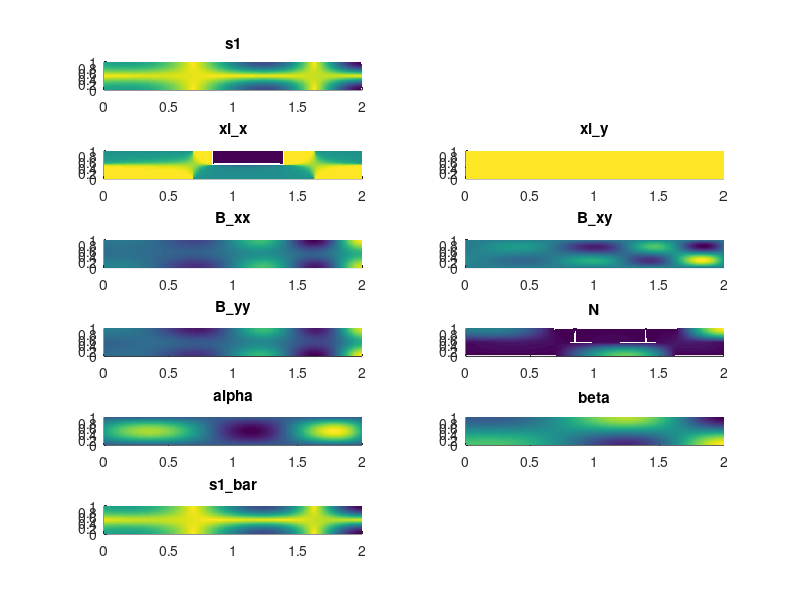

This chart was generated by the following MATLAB code:
close all
clear all
clc

t=0.5*pi
x=linspace(0,2,301);
y=linspace(0,1,151);

[x,y]=meshgrid(x,y);
A = 0.1;
w = 0.2.*pi;
e = 0.25;
a = e.*sin(w.*t);
b = 1-2.*e.*sin(w.*t);
f = a.*x.^2+b.*x;
dfdx = 2.*a.*x+b;
dfdy = zeros(size(x));
dfdt = e.*w.*cos(w.*t).*x.^2-2.*e.*w.*cos(w.*t).*x;
dfdtdx= 2.*e.*w.*cos(w.*t).*x-2.*e.*w.*cos(w.*t);
dfdxdx = 2.*a+zeros(size(x));
dfdtdxdx = 2.*e.*w.*cos(w.*t)+zeros(size(x));

u =-pi.*A.*sin(pi.*f).*cos(y.*pi);    
v = pi.*A.*cos(pi.*f).*sin(y.*pi).*dfdx;

dudt = -pi.^2.*A.*cos(pi.*f).*cos(pi.*y).*dfdt+0.5.*pi.^3.*A.^2.*sin(2.*pi.*f).*dfdx;
 
dvdt = pi.^2.*A.*(-sin(pi.*f).*sin(pi.*y).*dfdx.*dfdt+1./pi.*cos(pi.*f).*sin(pi.*y).*dfdtdx)...
    +0.5.*pi.^3.*A.^2.*sin(2.*pi.*y).*(sin(pi.*f).^2.*dfdx+cos(pi.*f).^2.*dfdx.^2-1./(2.*pi).*sin(2.*pi.*f).*dfdxdx);
        
B_xx = pi.^2.*A.*cos(pi.*y).*(pi.*sin(pi.*f).*dfdx.*dfdt-cos(pi.*f).*dfdtdx)...
+pi.^4.*A.^2.*(dfdx.^2.*(cos(2.*pi.*f)+cos(pi.*f).^2.*cos(pi.*y).^2+sin(pi.*f).^2.*sin(pi.*y).^2)...
+1./pi.*sin(2.*pi.*f).*dfdxdx.*(1./2-dfdx)+1./(pi.^2).*cos(pi.*f).^2.*sin(pi.*y).^2.*dfdxdx.^2);

B_xy = 0.5.*pi.^2.*A.*sin(pi.*y).*(sin(pi.*f).*(pi.*dfdt-dfdxdx.*dfdt-2.*dfdx.*dfdtdx)...
+cos(pi.*f).*(-pi.*dfdx.^2.*dfdt+1./pi.*dfdtdxdx))...
+0.25.*pi.^4.*A.^2.*sin(2.*pi.*y).*(-sin(2.*pi.*f).*dfdx.*(1+dfdx.^2)...
+1./pi.*dfdxdx.*(sin(pi.*f).^2+4.*cos(pi.*f).^2.*dfdx-cos(2.*pi.*f).*dfdx));

B_yy = pi.^2.*A.*cos(pi.*y).*(-pi.*sin(pi.*f).*dfdx.*dfdt+cos(pi.*f).*dfdtdx)...
+pi.^4.*A.^2.*(cos(2.*pi.*f).*(sin(pi.*f).^2.*dfdx+cos(pi.*f).^2.*dfdx.^2-1./(2.*pi).*sin(2.*pi.*f).*dfdxdx)...
+sin(pi.*f).^2.*sin(pi.*y).^2+cos(pi.*f).^2.*cos(pi.*y).^2.*dfdx.^2);

alpha = sin(pi.*f).*sin(pi.*y).*(1-dfdx)+1./pi.*cos(pi.*f).*sin(pi.*y).*dfdxdx;
beta = cos(pi.*f).*cos(pi.*y).*dfdx;

s1_bar = -0.5.*sqrt(alpha.^2+4.*beta.^2);
N = sqrt(0.25.*alpha.^2+(s1_bar+beta).^2);

xi_x=1./N.*0.5.*alpha;
xi_y=1./N.*s1_bar+beta;

s1=-0.5.*pi.^2.*A.*sqrt(cos(pi.*f).^2.*cos(pi.*y).^2.*dfdx.^2 ...
    +0.25.*sin(pi.*f).^2.*sin(pi.*y).^2.*(1-dfdx).^2);

correction = s1.^2-0.5.*(B_xx.*xi_x.^2+2.*B_xy.*xi_x.*xi_y+B_yy.*xi_y.^2);

subplot(621)
surface(x,y,s1,'edgecolor','none')
title('s1')
subplot(622)
surface(x,y,correction,'edgecolor','none')
title('correction')
subplot(623)
surface(x,y,xi_x,'edgecolor','none')
title('xi\_x')
subplot(624)
surface(x,y,xi_y,'edgecolor','none')
title('xi\_y')
subplot(625)
surface(x,y,B_xx,'edgecolor','none')
title('B\_xx')
subplot(626)
surface(x,y,B_xy,'edgecolor','none')
title('B\_xy')
subplot(627)
surface(x,y,B_yy,'edgecolor','none')
title('B\_yy')
subplot(628)
surface(x,y,N,'edgecolor','none')
title('N')
subplot(629)
surface(x,y,alpha,'edgecolor','none')
title('alpha')
subplot(6,2,10)
surface(x,y,beta,'edgecolor','none')
title('beta')
subplot(6,2,11)
surface(x,y,s1_bar,'edgecolor','none')
title('s1\_bar')





